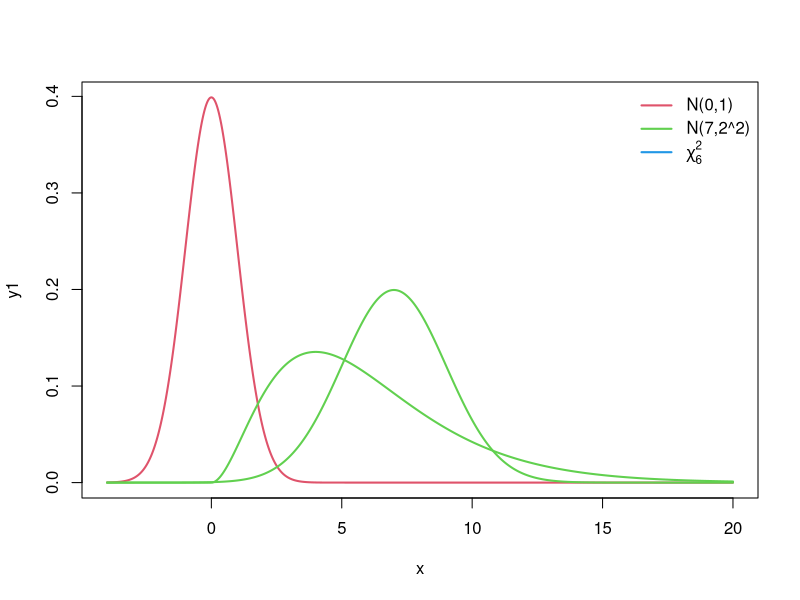
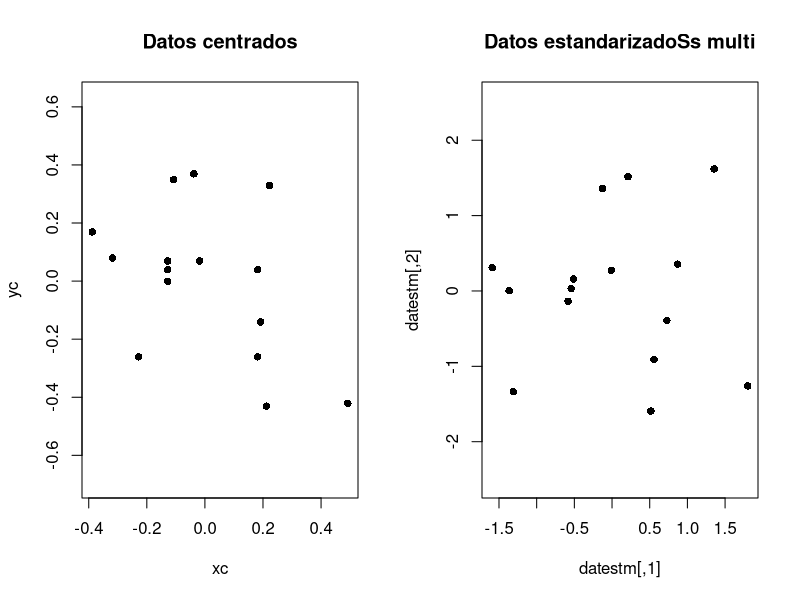

Source code (R) for these figures, in order:
#*****************************************
# Repaso de las prácticas 1, 2 y 3
#*****************************************


#***********************************************
# Actividad 2
#***********************************************

# ******************* a)

# Para coger las dos normales, tomaremos una rejilla en [-4,20] (para dejar un poco de espacio)???

x=seq(-4, 20, len=1000)
y1=dnorm(x, mean=0, sd=1)
y2=dnorm(x, mean=7, sd=2)
y3=dchisq(x, df=6)

plot(x, y1, type="l", lwd=2, col=2)
lines(x, y2, col=3, lwd=2)
lines(x, y3, col=3, lwd=2)

# Nótese que R utiliza una ligera alteración: representa la ji-cuadrado para valores negativos,
# cuando en realidad ahí no está definida

legend("topright", legend=c("N(0,1)", "N(7,2^2)", expression(chi[6]^2)),
       col=2:4, lwd=2, bty="n")



# ******************** b)

# P(Z <= 1.5)
pnorm(1.5, mean=0, sd=1)

# P(Z > 0.5)
1-pnorm(0.5, mean=0, sd=1)

# P(Z > -2)
pnorm(2, mean=0, sd=1) # Por simetría
# Ahora bien, R también admite valores negativos. Podemos hacerlo directamente
1-pnorm(-2, mean=0, sd=1)


# P(Z<=0)=0.57
dnorm(0.57, mean=0, sd=1)


# P(|Z|>z0)=0.1
# Tenemos 0.05 en cada cola.
# Nos queremos quedar con todo menos la cola de la derecha, porque ahí marcamos z0
qnorm(0.95, mean=0, sd=1)



#***********************************************
# Actividad 1
#***********************************************

dat <- read.table("decathlon.txt", header=T, dec=".", sep=" ")

# Para comprobar que está bien leído, debemos hacer:
head(dat)    # Vemos que está bien cargado
dim(dat)     # Vemos que la longitud de los datos es la indicada


# Para acceder a los datos de la primera variable:
# a) dat es un data.frame. Por tanto, podemos usar dat$
# b) Otra opción es verlo como una matriz

dat$Cien_m
dat[,1]

# Tercer individuo
dat[3,1]
# Con la sintaxis de data.frame sería dat$Cien_m[3]


#************* Vector de medias

# Aplicamos mean por columnas
apply(dat, 2, mean)

# Otra opción
colMeans(dat)


#************ Desviaciones típicas normales

# 2 detalles importantes:
# a) R calcula la cuasidesviación típica
# b) Hay que corregir usando la raíz cuadrada

n=dim(dat)
apply(dat, 2, sd) * sqrt((n-1)/n)


#************ Matriz de covarianza

cov(dat)        # Matriz simétrica y definida positiva


#************ Gráfico

par(mfrow=c(1,2))    # 2 ventanas


# Tenemos que centrar los datos -> restar la media
med = colMeans(dat)
xc = dat$Cien_m - med[1]
yc = dat$Salto_long - med[2]
plot(xc, yc, pch=16, main="Datos centrados", asp=1)
# asp = 1 para mantener los ejes



# Estandarización multivariante
Sc = cov(dat)
auto=eigen(Sc); auto     # Contiene los autovalores de la matriz de covarianzas

# Se accede usando $,[] o [[]]
valores = auto$values
v = auto$vectors

# Ahora construimos la matriz sigma^(-1/2)
# sigma = matriz de autovectores * diag(autovalores) * matriz de autovectores traspuesta
# sigma^(-1/2) = matriz de autovectores * (diag(autovalores))^(-1/2) * matriz de autovectores traspuesta
Sc12 = v %*% diag(1/sqrt(valores)) %*% t(v)

# t(v) es la trapuesta de v

# No es que le esté dando la vuelta al producto, es por las dimensiones???
datestm = cbind(xc,yc)%*%Sc12

# Usamos asp = 1 para mantener los ejes
plot(datestm, pch=16, main="Datos estandarizadoSs multi", asp=1)

# Se mantiene la forma del diagrama de dispersión siempre y cuando mantengamos la proporcionalidad??????
# Con la uni sí y la multi no ??? Quéeee



par(mfrow=c(1,1))    # Volvemos a la ventana 1x1
  


